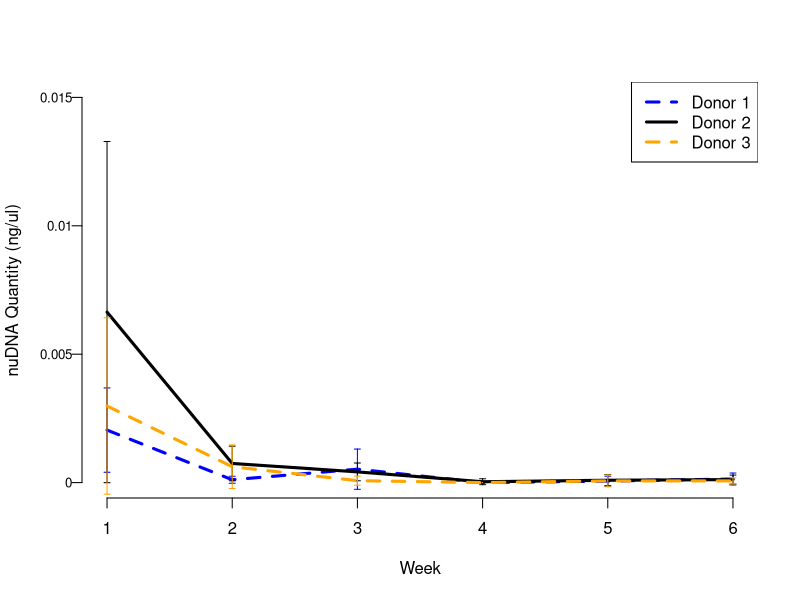

R code for this plot:
#line graph for nuclear DNA  
#***************************************

library(dplyr)

df <- read.csv("nuclearDNA_quantity.csv")

Donor1 <-filter(df,donor_id == "Donor1")
Donor2 <-filter(df,donor_id == "Donor2")
Donor3 <-filter(df,donor_id == "Donor3")
Time <-c(1,2,3,4,5,6)

#nuDNA quantity composite line graph 
pdf("nuDNA_Composite.pdf", width =11,height=6)
plot(1, type="n", xlim=c(1,6),ylim=c(0,0.015), ylab="nuDNA Quantity (ng/ul)", xlab = "Week", main= "", axes=FALSE, col="white")
# points and line for samples 
Quant1 <-as.vector(tapply(Donor1$quantity_nudna, INDEX=Donor1$week, FUN=mean, simplify = TRUE), mode="numeric")
lines (Time, Quant1,lty=2, lwd=3, col="blue")
errorbarsQuant1 <- as.vector(tapply(Donor1$quantity_nudna, INDEX=Donor1$week, FUN=sd, simplify = TRUE), mode="numeric")
arrows (Time, Quant1, Time, Quant1 + errorbarsQuant1, length=0.03, angle=90, col="blue")
arrows (Time, Quant1, Time, Quant1 - errorbarsQuant1, length=0.03, angle=90,col="blue")
Quant2 <-as.vector(tapply(Donor2$quantity_nudna, INDEX=Donor2$week, FUN=mean, simplify = TRUE), mode="numeric")
lines (Time, Quant2,lty=1, lwd=3, col="black")
errorbarsQuant2 <- as.vector(tapply(Donor2$quantity_nudna, INDEX=Donor2$week, FUN=sd, simplify = TRUE), mode="numeric")
arrows (Time, Quant2, Time, Quant2 + errorbarsQuant2, length=0.03, angle=90, col="black")
arrows (Time, Quant2, Time, Quant2 - errorbarsQuant2, length=0.03, angle=90,col="black")
Quant3 <-as.vector(tapply(Donor3$quantity_nudna, INDEX=Donor3$week, FUN=mean, simplify = TRUE), mode="numeric")
lines (Time, Quant3,lty=2, lwd=3, col="orange")
errorbarsQuant3 <- as.vector(tapply(Donor3$quantity_nudna, INDEX=Donor3$week, FUN=sd, simplify = TRUE), mode="numeric")
arrows (Time, Quant3, Time, Quant3 + errorbarsQuant3, length=0.03, angle=90, col="orange")
arrows (Time, Quant3, Time, Quant3 - errorbarsQuant3, length=0.03, angle=90,col="orange")
axis(1, at=1:6, lab=1:6)
axis(2, at = seq(0,0.015, 0.005), las = 1, 
     labels = prettyNum(seq(0, 0.015, 0.005), 
                        big.mark = ',', 
                        scientific = FALSE),
     cex.axis=0.8, cex.lab=0.8, mgp = c(3,0.5,0))
legend("topright", legend=c("Donor 1", "Donor 2", "Donor 3"),
       col=c("blue", "black", "orange"), lty=2:1,lwd=3, cex=1)
dev.off()